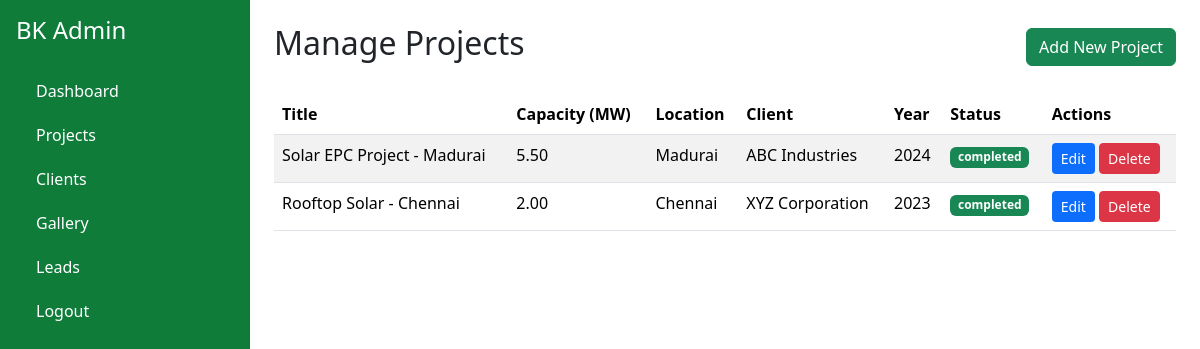
Screenshot of /admin/projects.php (signed in) with the database file from the repository.
### tables this page shows
CREATE TABLE IF NOT EXISTS projects (
    id INT AUTO_INCREMENT PRIMARY KEY,
    title VARCHAR(255) NOT NULL,
    capacity_mw DECIMAL(10,2),
    location VARCHAR(255),
    state VARCHAR(100),
    client VARCHAR(255),
    scope_tags VARCHAR(500),
    year INT,
    description TEXT,
    image_path VARCHAR(255),
    status ENUM('completed', 'ongoing', 'planned') DEFAULT 'completed',
    created_at TIMESTAMP DEFAULT CURRENT_TIMESTAMP
);

### admin/projects.php (the view, shortened to what this page needs)
<?php
$db = getDB();
$projects = $db->query("SELECT * FROM projects ORDER BY created_at DESC")->fetchAll();
?>
<!DOCTYPE html>
<html lang="en">
<head>
    <link href="../css/bootstrap.min.css" rel="stylesheet">
</head>
<body>
    <div class="d-flex">
        <div class="sidebar p-3" style="width: 250px;">
            <h4 class="mb-4">BK Admin</h4>
            <a href="dashboard.php">Dashboard</a>
            <a href="projects.php">Projects</a>
            <a href="clients.php">Clients</a>
            <a href="gallery.php">Gallery</a>
            <a href="leads.php">Leads</a>
            <a href="logout.php">Logout</a>
        </div>
        <div class="flex-grow-1 p-4">
            <div class="d-flex justify-content-between align-items-center mb-4">
                <h2>Manage Projects</h2>
                <a href="project_edit.php" class="btn btn-success">Add New Project</a>
            </div>
            <table class="table table-striped">
                <thead>
                    <tr>
                        <th>Title</th>
                        <th>Capacity (MW)</th>
                        <th>Location</th>
                        <th>Client</th>
                        <th>Year</th>
                        <th>Status</th>
                        <th>Actions</th>
                    </tr>
                </thead>
                <tbody>
                    <?php foreach ($projects as $p): ?>
                    <tr>
                        <td><?= htmlspecialchars($p['title']) ?></td>
                        <td><?= $p['capacity_mw'] ?></td>
                        <td><?= htmlspecialchars($p['location']) ?></td>
                        <td><?= htmlspecialchars($p['client']) ?></td>
                        <td><?= $p['year'] ?></td>
                        <td><span class="badge bg-success"><?= $p['status'] ?></span></td>
                        <td>
                            <a href="project_edit.php?id=<?= $p['id'] ?>" class="btn btn-sm btn-primary">Edit</a>
                            <a href="?delete=<?= $p['id'] ?>" class="btn btn-sm btn-danger" onclick="return confirm('Delete this project?')">Delete</a>
                        </td>
                    </tr>
                    <?php endforeach; ?>
                </tbody>
            </table>
        </div>
    </div>
</body>
</html>

### admin/projects.php (style rules this page uses)
.sidebar { background: #0f7c3a; min-height: 100vh; color: white; }
.sidebar a { color: white; text-decoration: none; padding: 10px 20px; display: block; }

### rows the page displays
projects: title "Solar EPC Project - Madurai", capacity_mw "5.50", location "Madurai", client "ABC Industries", year "2024", status "completed"
projects: title "Rooftop Solar - Chennai", capacity_mw "2.00", location "Chennai", client "XYZ Corporation", year "2023", status "completed"
